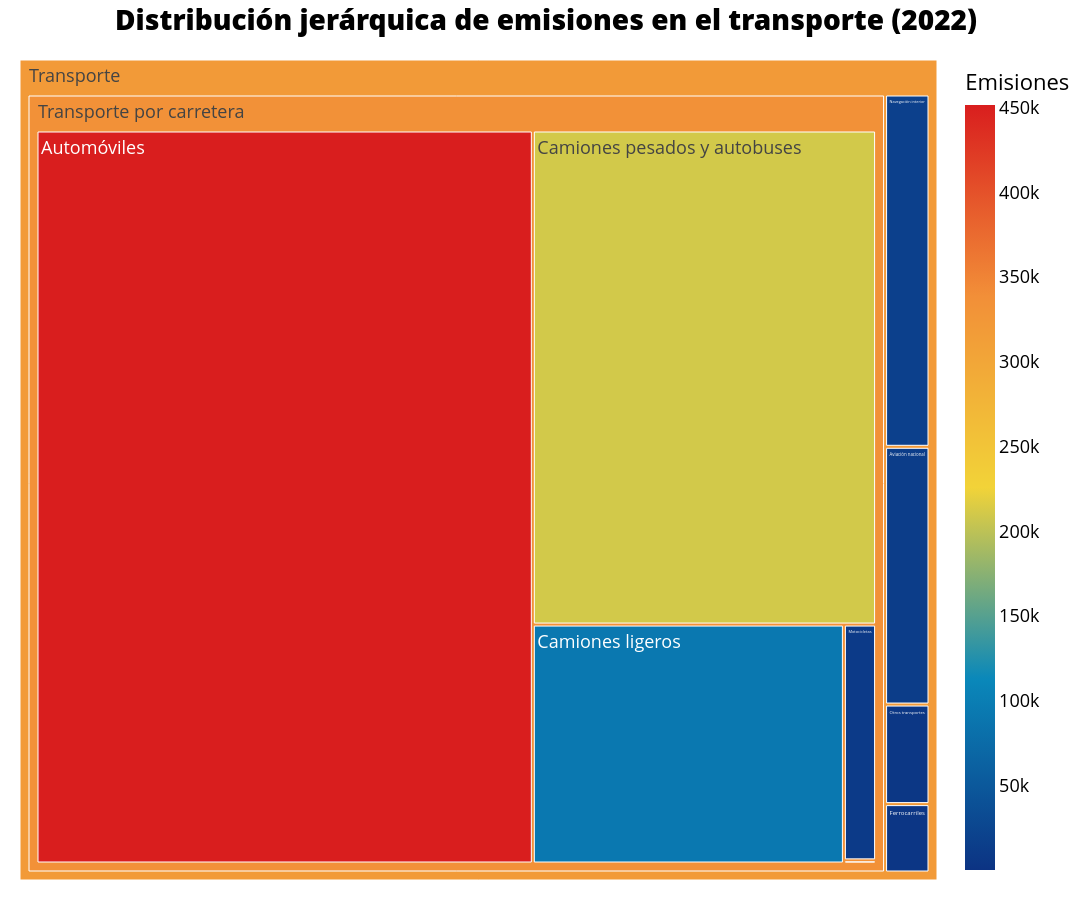

The notebook cell this image was saved under:
### Markdown cell above
#### Emisiones por la quema de combustibles en el transporte

### Code cell
df_2022 = df_greenhouse_gases[df_greenhouse_gases['Años'] == 2022]

# Categorías directas de "Transporte" (nivel 2)
transport_categories = {
    'Combustión_en_la_aviación_nacional': 'Transporte',
    'Combustión_en_ferrocarriles': 'Transporte',
    'Combustión_en_la_navegación_interior': 'Transporte',
    'Combustión_en_otros_transportes': 'Transporte'}

# Subcategorías bajo "Transporte por carretera" (nivel 3)
road_subcategories = {
    'Combustión_en_motocicletas': 'Combustión_en_el_transporte_por_carretera',
    'Combustión_en_otros_transportes_por_carretera': 'Combustión_en_el_transporte_por_carretera',
    'Combustión_en_camiones_ligeros': 'Combustión_en_el_transporte_por_carretera',
    'Combustión_en_camiones_pesados_y_autobuses': 'Combustión_en_el_transporte_por_carretera',
    'Combustión_en_automóviles': 'Combustión_en_el_transporte_por_carretera'}

# Construcción de registros jerárquicos
data_rows = []

# Nivel 2: Categorías directas de transporte
for col, parent in transport_categories.items():
    value = df_2022[col].values[0]
    data_rows.append({
        'Nivel1': parent,
        'Nivel2': col,
        'Nivel3': None,
        'Emisiones': value})

# Nivel 3: Subcategorías de carretera
for col, parent in road_subcategories.items():
    value = df_2022[col].values[0]
    data_rows.append({
        'Nivel1': 'Transporte',
        'Nivel2': parent,
        'Nivel3': col,
        'Emisiones': value})

# Crear DataFrame
df_plot = pd.DataFrame(data_rows)

# Mapeo de nombres más amigables
rename_map = {
    'Combustión_en_la_aviación_nacional': 'Aviación nacional',
    'Combustión_en_ferrocarriles': 'Ferrocarriles',
    'Combustión_en_la_navegación_interior': 'Navegación interior',
    'Combustión_en_otros_transportes': 'Otros transportes',
    'Combustión_en_el_transporte_por_carretera': 'Transporte por carretera',
    'Combustión_en_motocicletas': 'Motocicletas',
    'Combustión_en_otros_transportes_por_carretera': 'Otros por carretera',
    'Combustión_en_camiones_ligeros': 'Camiones ligeros',
    'Combustión_en_camiones_pesados_y_autobuses': 'Camiones pesados y autobuses',
    'Combustión_en_automóviles': 'Automóviles'}
df_plot.replace(rename_map, inplace=True)

fig = px.treemap(
    df_plot,
    path=['Nivel1', 'Nivel2', 'Nivel3'],
    values='Emisiones',
    color='Emisiones',
    color_continuous_scale='Portland',
    title='Distribución jerárquica de emisiones en el transporte (2022)')

fig.update_layout(
    width=1600,
    height=900,
    margin=dict(t=60, l=20, r=20, b=20),
    font=dict(size=18, color="black"),
    title=dict(
        font=dict(size=28, color="black", weight=800),
        x=0.5, xanchor="center"))

fig.show()

### Figure 1 — Plotly figure (JSON) as saved in the notebook; plotly's stock layout.template omitted (floating-point values rounded to 4 significant figures)
{"data": [{"branchvalues": "total", "customdata": [[9417.0], [124.8], [92240.0], [210500.0], [451500.0], [13110.0], [3477.0], [17910.0], [5062.0], [336200.0], [320300.0]], "domain": {"x": [0, 1], "y": [0, 1]}, "hovertemplate": "labels=%{label}<br>Emisiones_sum=%{value}<br>parent=%{parent}<br>id=%{id}<br>Emisiones=%{color}<extra></extra>", "ids": ["Transporte/Transporte por carretera/Motocicletas", "Transporte/Transporte por carretera/Otros por carretera", "Transporte/Transporte por carretera/Camiones ligeros", "Transporte/Transporte por carretera/Camiones pesados y autobuses", "Transporte/Transporte por carretera/Automóviles", "Transporte/Aviación nacional", "Transporte/Ferrocarriles", "Transporte/Navegación interior", "Transporte/Otros transportes", "Transporte/Transporte por carretera", "Transporte"], "labels": ["Motocicletas", "Otros por carretera", "Camiones ligeros", "Camiones pesados y autobuses", "Automóviles", "Aviación nacional", "Ferrocarriles", "Navegación interior", "Otros transportes", "Transporte por carretera", "Transporte"], "marker": {"coloraxis": "coloraxis", "colors": [9417.0, 124.8, 92240.0, 210500.0, 451500.0, 13110.0, 3477.0, 17910.0, 5062.0, 336200.0, 320300.0]}, "name": "", "parents": ["Transporte/Transporte por carretera", "Transporte/Transporte por carretera", "Transporte/Transporte por carretera", "Transporte/Transporte por carretera", "Transporte/Transporte por carretera", "Transporte", "Transporte", "Transporte", "Transporte", "Transporte", ""], "type": "treemap", "values": [9417.0, 124.8, 92240.0, 210500.0, 451500.0, 13110.0, 3477.0, 17910.0, 5062.0, 763700.0, 803300.0]}], "layout": {"coloraxis": {"colorbar": {"title": {"text": "Emisiones"}}, "colorscale": [[0, "rgb(12,51,131)"], [0.25, "rgb(10,136,186)"], [0.5, "rgb(242,211,56)"], [0.75, "rgb(242,143,56)"], [1, "rgb(217,30,30)"]]}, "font": {"color": "black", "size": 18}, "height": 900, "legend": {"tracegroupgap": 0}, "margin": {"b": 20, "l": 20, "r": 20, "t": 60}, "title": {"font": {"color": "black", "size": 28, "weight": 800}, "text": "Distribución jerárquica de emisiones en el transporte (2022)", "x": 0.5, "xanchor": "center"}, "width": 1600}}
